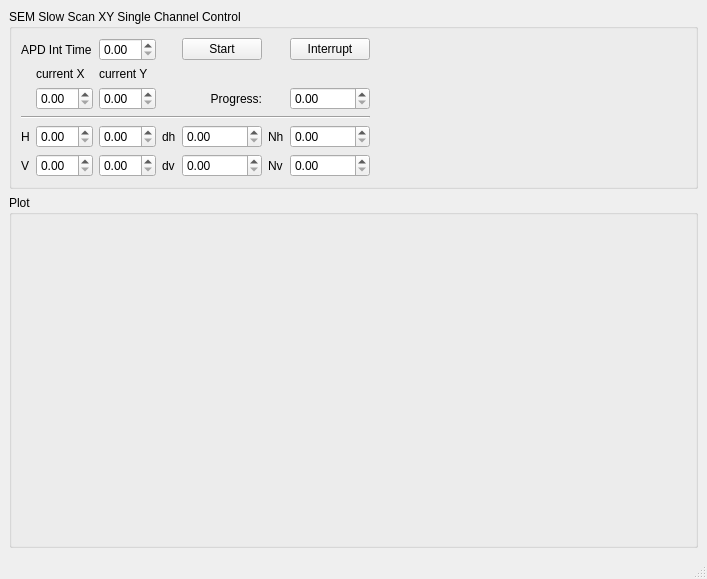
<?xml version="1.0" encoding="UTF-8"?>
<ui version="4.0">
 <class>SimpleXYScanWindow</class>
 <widget class="QMainWindow" name="SimpleXYScanWindow">
  <property name="geometry">
   <rect>
    <x>0</x>
    <y>0</y>
    <width>707</width>
    <height>579</height>
   </rect>
  </property>
  <property name="acceptDrops">
   <bool>false</bool>
  </property>
  <property name="windowTitle">
   <string>Simple XY Scan</string>
  </property>
  <widget class="QWidget" name="centralwidget">
   <layout class="QVBoxLayout" name="verticalLayout" stretch="0,1">
    <item>
     <widget class="QGroupBox" name="control_groupBox">
      <property name="title">
       <string>SEM Slow Scan XY Single Channel Control</string>
      </property>
      <layout class="QGridLayout" name="gridLayout" columnstretch="0,0,0,0,0,0,0,1">
       <item row="4" column="2">
        <widget class="QDoubleSpinBox" name="h1_doubleSpinBox"/>
       </item>
       <item row="2" column="2">
        <widget class="QDoubleSpinBox" name="y_doubleSpinBox"/>
       </item>
       <item row="5" column="3">
        <widget class="QLabel" name="dv_label_2">
         <property name="text">
          <string>dv</string>
         </property>
        </widget>
       </item>
       <item row="1" column="1">
        <widget class="QLabel" name="x_label">
         <property name="text">
          <string>current X</string>
         </property>
        </widget>
       </item>
       <item row="0" column="0" colspan="2">
        <widget class="QLabel" name="int_time_label">
         <property name="text">
          <string>APD Int Time</string>
         </property>
        </widget>
       </item>
       <item row="5" column="4">
        <widget class="QDoubleSpinBox" name="dv_doubleSpinBox"/>
       </item>
       <item row="1" column="2">
        <widget class="QLabel" name="y_label">
         <property name="text">
          <string>current Y</string>
         </property>
        </widget>
       </item>
       <item row="4" column="4">
        <widget class="QDoubleSpinBox" name="dh_doubleSpinBox"/>
       </item>
       <item row="2" column="4">
        <widget class="QLabel" name="progres_label">
         <property name="text">
          <string>Progress:</string>
         </property>
         <property name="alignment">
          <set>Qt::AlignRight|Qt::AlignTrailing|Qt::AlignVCenter</set>
         </property>
        </widget>
       </item>
       <item row="0" column="2">
        <widget class="QDoubleSpinBox" name="int_time_doubleSpinBox"/>
       </item>
       <item row="0" column="6">
        <widget class="QPushButton" name="interrupt_pushButton">
         <property name="text">
          <string>Interrupt</string>
         </property>
        </widget>
       </item>
       <item row="2" column="6">
        <widget class="QDoubleSpinBox" name="progress_doubleSpinBox"/>
       </item>
       <item row="5" column="2">
        <widget class="QDoubleSpinBox" name="v1_doubleSpinBox"/>
       </item>
       <item row="5" column="0">
        <widget class="QLabel" name="v_label_2">
         <property name="text">
          <string>V</string>
         </property>
        </widget>
       </item>
       <item row="4" column="0">
        <widget class="QLabel" name="h_label">
         <property name="text">
          <string>H</string>
         </property>
        </widget>
       </item>
       <item row="2" column="1">
        <widget class="QDoubleSpinBox" name="x_doubleSpinBox"/>
       </item>
       <item row="0" column="4">
        <widget class="QPushButton" name="start_pushButton">
         <property name="text">
          <string>Start</string>
         </property>
        </widget>
       </item>
       <item row="4" column="1">
        <widget class="QDoubleSpinBox" name="h0_doubleSpinBox"/>
       </item>
       <item row="3" column="0" colspan="7">
        <widget class="Line" name="line">
         <property name="orientation">
          <enum>Qt::Horizontal</enum>
         </property>
        </widget>
       </item>
       <item row="2" column="7">
        <widget class="QLabel" name="label">
         <property name="sizePolicy">
          <sizepolicy hsizetype="Expanding" vsizetype="Preferred">
           <horstretch>0</horstretch>
           <verstretch>0</verstretch>
          </sizepolicy>
         </property>
         <property name="text">
          <string/>
         </property>
        </widget>
       </item>
       <item row="4" column="6">
        <widget class="QDoubleSpinBox" name="Nh_doubleSpinBox"/>
       </item>
       <item row="5" column="6">
        <widget class="QDoubleSpinBox" name="Nv_doubleSpinBox"/>
       </item>
       <item row="5" column="1">
        <widget class="QDoubleSpinBox" name="v0_doubleSpinBox"/>
       </item>
       <item row="4" column="3">
        <widget class="QLabel" name="dv_label">
         <property name="text">
          <string>dh</string>
         </property>
        </widget>
       </item>
       <item row="4" column="5">
        <widget class="QLabel" name="label_2">
         <property name="text">
          <string>Nh</string>
         </property>
        </widget>
       </item>
       <item row="5" column="5">
        <widget class="QLabel" name="label_3">
         <property name="text">
          <string>Nv</string>
         </property>
        </widget>
       </item>
      </layout>
     </widget>
    </item>
    <item>
     <widget class="QGroupBox" name="plot_groupBox">
      <property name="title">
       <string>Plot</string>
      </property>
      <layout class="QVBoxLayout" name="verticalLayout_2"/>
     </widget>
    </item>
   </layout>
  </widget>
  <widget class="QMenuBar" name="menubar">
   <property name="geometry">
    <rect>
     <x>0</x>
     <y>0</y>
     <width>707</width>
     <height>21</height>
    </rect>
   </property>
  </widget>
  <widget class="QStatusBar" name="statusbar"/>
 </widget>
 <resources/>
 <connections/>
</ui>
